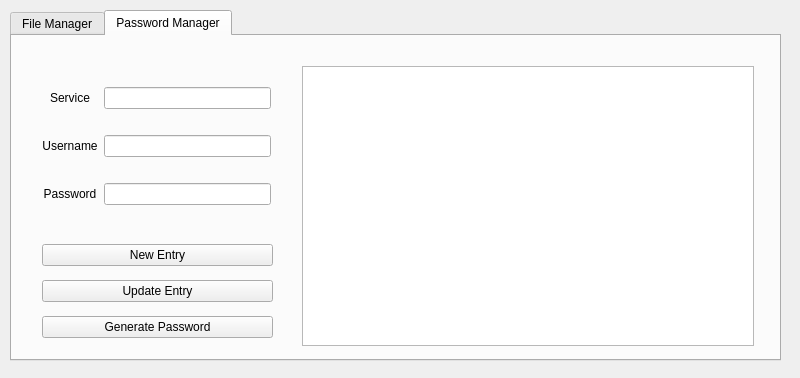
<?xml version="1.0" encoding="UTF-8"?>
<ui version="4.0">
 <class>MainWindow</class>
 <widget class="QMainWindow" name="MainWindow">
  <property name="geometry">
   <rect>
    <x>0</x>
    <y>0</y>
    <width>800</width>
    <height>378</height>
   </rect>
  </property>
  <property name="windowTitle">
   <string>Data Locker</string>
  </property>
  <widget class="QWidget" name="centralwidget">
   <widget class="QTabWidget" name="tabs">
    <property name="geometry">
     <rect>
      <x>10</x>
      <y>10</y>
      <width>771</width>
      <height>351</height>
     </rect>
    </property>
    <property name="currentIndex">
     <number>1</number>
    </property>
    <widget class="QWidget" name="tabFile">
     <attribute name="title">
      <string>File Manager</string>
     </attribute>
    </widget>
    <widget class="QWidget" name="tabPword">
     <attribute name="title">
      <string>Password Manager</string>
     </attribute>
     <widget class="QWidget" name="verticalLayoutWidget">
      <property name="geometry">
       <rect>
        <x>30</x>
        <y>200</y>
        <width>231</width>
        <height>111</height>
       </rect>
      </property>
      <layout class="QVBoxLayout" name="verticalLayout">
       <item>
        <widget class="QPushButton" name="btnNewEntry">
         <property name="text">
          <string>New Entry</string>
         </property>
        </widget>
       </item>
       <item>
        <widget class="QPushButton" name="btnUpdateEntry">
         <property name="text">
          <string>Update Entry</string>
         </property>
        </widget>
       </item>
       <item>
        <widget class="QPushButton" name="btnGenerate">
         <property name="text">
          <string>Generate Password</string>
         </property>
        </widget>
       </item>
      </layout>
     </widget>
     <widget class="QWidget" name="gridLayoutWidget">
      <property name="geometry">
       <rect>
        <x>30</x>
        <y>31</y>
        <width>229</width>
        <height>161</height>
       </rect>
      </property>
      <layout class="QGridLayout" name="gridLayout">
       <item row="1" column="0">
        <widget class="QLabel" name="lblUsername">
         <property name="text">
          <string>Username</string>
         </property>
         <property name="alignment">
          <set>Qt::AlignCenter</set>
         </property>
        </widget>
       </item>
       <item row="0" column="0">
        <widget class="QLabel" name="lblSevice">
         <property name="text">
          <string>Service</string>
         </property>
         <property name="alignment">
          <set>Qt::AlignCenter</set>
         </property>
        </widget>
       </item>
       <item row="0" column="1">
        <widget class="QLineEdit" name="txtService"/>
       </item>
       <item row="2" column="0">
        <widget class="QLabel" name="lblPassword">
         <property name="text">
          <string>Password</string>
         </property>
         <property name="alignment">
          <set>Qt::AlignCenter</set>
         </property>
        </widget>
       </item>
       <item row="2" column="1">
        <widget class="QLineEdit" name="lineEdit_3"/>
       </item>
       <item row="1" column="1">
        <widget class="QLineEdit" name="txtUsername"/>
       </item>
      </layout>
     </widget>
     <widget class="QTableWidget" name="tableWidget">
      <property name="geometry">
       <rect>
        <x>290</x>
        <y>30</y>
        <width>452</width>
        <height>280</height>
       </rect>
      </property>
      <attribute name="horizontalHeaderVisible">
       <bool>false</bool>
      </attribute>
      <attribute name="horizontalHeaderMinimumSectionSize">
       <number>50</number>
      </attribute>
      <attribute name="horizontalHeaderDefaultSectionSize">
       <number>150</number>
      </attribute>
      <attribute name="verticalHeaderMinimumSectionSize">
       <number>50</number>
      </attribute>
      <attribute name="verticalHeaderDefaultSectionSize">
       <number>50</number>
      </attribute>
      <column>
       <property name="text">
        <string>Service</string>
       </property>
      </column>
      <column>
       <property name="text">
        <string>Username</string>
       </property>
      </column>
      <column>
       <property name="text">
        <string>Password</string>
       </property>
      </column>
     </widget>
    </widget>
   </widget>
  </widget>
 </widget>
 <resources/>
 <connections/>
</ui>
